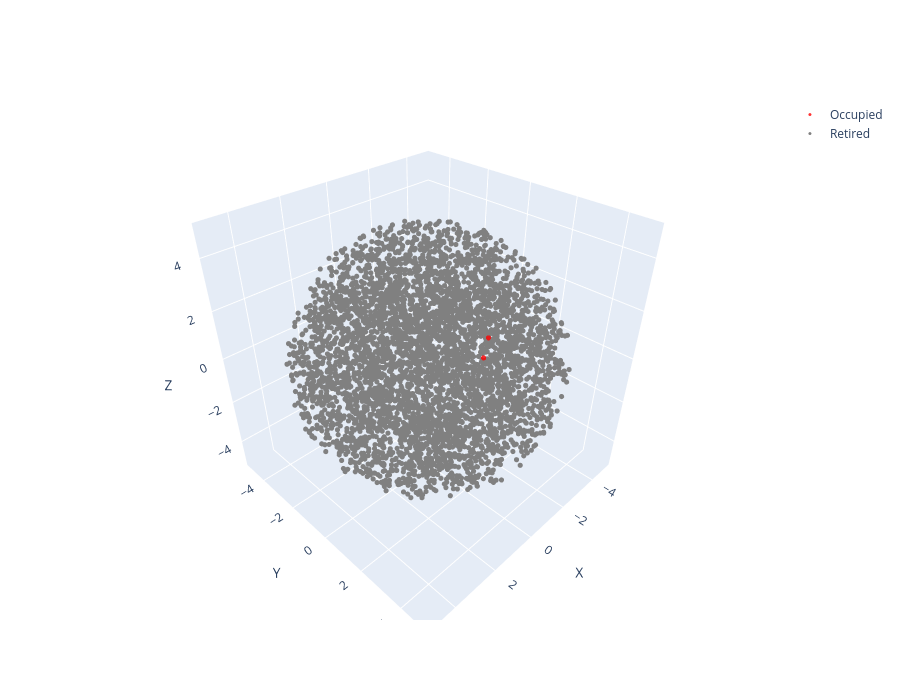

Notebook code cell kept with this figure:
### Markdown cell above
# Interactive 3d version 
WITH MAX ENCLOSURE = 0.9

### Code cell
import numpy as np
import plotly.graph_objects as go

# Load data
data = np.loadtxt("3D_with_enclosure_static,occupied=5000,orig,plot,k=0,sims=1.dat")
x = data[:, 0]
y = data[:, 1]
z = data[:, 2]
status = data[:, 3]

# Configuration mapping: (Label, Color, Opacity)
status_config = {
    0: ("Unoccupied", "green", 1),
    1: ("Occupied", "red", 0.80),
    2: ("Travelling", "blue", 1.00),
    3: ("Targets", "yellow", 1.00),
    4: ("Retired", "gray", 1.00),
}

fig = go.Figure()

# Add a trace for each status group
for code, (name, color, opacity) in status_config.items():
    mask = status == code
    fig.add_trace(
        go.Scatter3d(
            x=x[mask],
            y=y[mask],
            z=z[mask],
            mode="markers",
            name=name,
            marker=dict(
                size=3,
                color=color,
                opacity=opacity,
            ),
        )
    )

fig.update_layout(
    scene=dict(
        xaxis_title="X",
        yaxis_title="Y",
        zaxis_title="Z",
    ),
    width=900,
    height=700,
)

fig.show()

### Figure 1 — Plotly figure (JSON) as saved in the notebook; plotly's stock layout.template omitted (floating-point values rounded to 4 significant figures; data arrays with more than 128 entries replaced by an {"elided": "..."} marker saying what was removed)
{"data": [{"marker": {"color": "green", "opacity": 1, "size": 3}, "mode": "markers", "name": "Unoccupied", "type": "scatter3d", "x": [], "y": [], "z": []}, {"marker": {"color": "red", "opacity": 0.8, "size": 3}, "mode": "markers", "name": "Occupied", "type": "scatter3d", "x": [1.602, 0.8668], "y": [3.822, 3.367], "z": [2.736, 2.871]}, {"marker": {"color": "blue", "opacity": 1, "size": 3}, "mode": "markers", "name": "Travelling", "type": "scatter3d", "x": [], "y": [], "z": []}, {"marker": {"color": "yellow", "opacity": 1, "size": 3}, "mode": "markers", "name": "Targets", "type": "scatter3d", "x": [], "y": [], "z": []}, {"marker": {"color": "gray", "opacity": 1, "size": 3}, "mode": "markers", "name": "Retired", "type": "scatter3d", "x": {"elided": "4998 float values"}, "y": {"elided": "4998 float values"}, "z": {"elided": "4998 float values"}}], "layout": {"height": 700, "scene": {"xaxis": {"title": {"text": "X"}}, "yaxis": {"title": {"text": "Y"}}, "zaxis": {"title": {"text": "Z"}}}, "width": 900}}
